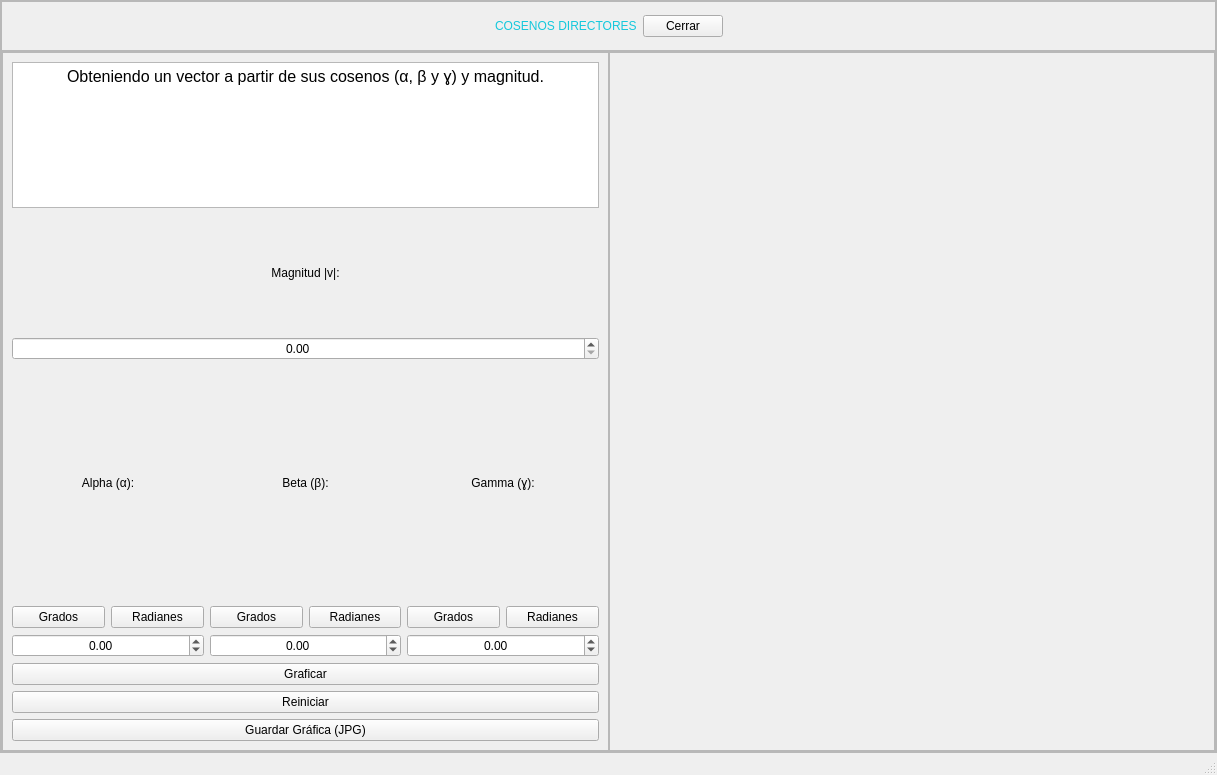
<?xml version="1.0" encoding="UTF-8"?>
<ui version="4.0">
 <class>MainWindow</class>
 <widget class="QMainWindow" name="MainWindow">
  <property name="geometry">
   <rect>
    <x>0</x>
    <y>0</y>
    <width>1217</width>
    <height>775</height>
   </rect>
  </property>
  <property name="windowTitle">
   <string>MainWindow</string>
  </property>
  <widget class="QWidget" name="centralwidget">
   <layout class="QVBoxLayout" name="verticalLayout">
    <property name="spacing">
     <number>0</number>
    </property>
    <property name="leftMargin">
     <number>0</number>
    </property>
    <property name="topMargin">
     <number>0</number>
    </property>
    <property name="rightMargin">
     <number>0</number>
    </property>
    <property name="bottomMargin">
     <number>0</number>
    </property>
    <item>
     <widget class="QFrame" name="frame">
      <property name="frameShape">
       <enum>QFrame::StyledPanel</enum>
      </property>
      <property name="frameShadow">
       <enum>QFrame::Raised</enum>
      </property>
      <layout class="QVBoxLayout" name="verticalLayout_2" stretch="1,8">
       <property name="spacing">
        <number>0</number>
       </property>
       <property name="leftMargin">
        <number>0</number>
       </property>
       <property name="topMargin">
        <number>0</number>
       </property>
       <property name="rightMargin">
        <number>0</number>
       </property>
       <property name="bottomMargin">
        <number>0</number>
       </property>
       <item>
        <widget class="QFrame" name="frame_2">
         <property name="maximumSize">
          <size>
           <width>16777215</width>
           <height>50</height>
          </size>
         </property>
         <property name="styleSheet">
          <string notr="true">QLabel{
font: 87 12pt &quot;Arial Black&quot;;
color: rgb(20, 200,220);
}

QPushButton{
	font: 10pt &quot;MS Shell Dlg 2&quot;;
}</string>
         </property>
         <property name="frameShape">
          <enum>QFrame::StyledPanel</enum>
         </property>
         <property name="frameShadow">
          <enum>QFrame::Raised</enum>
         </property>
         <layout class="QHBoxLayout" name="horizontalLayout">
          <item>
           <spacer name="horizontalSpacer">
            <property name="orientation">
             <enum>Qt::Horizontal</enum>
            </property>
            <property name="sizeHint" stdset="0">
             <size>
              <width>401</width>
              <height>20</height>
             </size>
            </property>
           </spacer>
          </item>
          <item>
           <widget class="QLabel" name="label">
            <property name="text">
             <string>COSENOS DIRECTORES</string>
            </property>
           </widget>
          </item>
          <item>
           <widget class="QPushButton" name="button_cerrar">
            <property name="text">
             <string>Cerrar</string>
            </property>
           </widget>
          </item>
          <item>
           <spacer name="horizontalSpacer_2">
            <property name="orientation">
             <enum>Qt::Horizontal</enum>
            </property>
            <property name="sizeHint" stdset="0">
             <size>
              <width>401</width>
              <height>20</height>
             </size>
            </property>
           </spacer>
          </item>
         </layout>
        </widget>
       </item>
       <item>
        <widget class="QFrame" name="frame_3">
         <property name="frameShape">
          <enum>QFrame::StyledPanel</enum>
         </property>
         <property name="frameShadow">
          <enum>QFrame::Raised</enum>
         </property>
         <layout class="QHBoxLayout" name="horizontalLayout_2" stretch="1,1">
          <property name="spacing">
           <number>0</number>
          </property>
          <property name="leftMargin">
           <number>0</number>
          </property>
          <property name="topMargin">
           <number>0</number>
          </property>
          <property name="rightMargin">
           <number>0</number>
          </property>
          <property name="bottomMargin">
           <number>0</number>
          </property>
          <item>
           <widget class="QFrame" name="frame_4">
            <property name="styleSheet">
             <string notr="true">QLabel{
	font: 75 12pt &quot;MS Shell Dlg 2&quot;;
}

QPushButton{
	font: 75 11pt &quot;MS Shell Dlg 2&quot;;
}

QDoubleSpinBox{
	font: 75 11pt &quot;MS Shell Dlg 2&quot;;
}</string>
            </property>
            <property name="frameShape">
             <enum>QFrame::StyledPanel</enum>
            </property>
            <property name="frameShadow">
             <enum>QFrame::Raised</enum>
            </property>
            <layout class="QVBoxLayout" name="verticalLayout_3" stretch="1,1,2,1,1,1">
             <item>
              <widget class="QTextEdit" name="textEdit">
               <property name="readOnly">
                <bool>true</bool>
               </property>
               <property name="html">
                <string>&lt;!DOCTYPE HTML PUBLIC &quot;-//W3C//DTD HTML 4.0//EN&quot; &quot;http://www.w3.org/TR/REC-html40/strict.dtd&quot;&gt;
&lt;html&gt;&lt;head&gt;&lt;meta name=&quot;qrichtext&quot; content=&quot;1&quot; /&gt;&lt;style type=&quot;text/css&quot;&gt;
p, li { white-space: pre-wrap; }
&lt;/style&gt;&lt;/head&gt;&lt;body style=&quot; font-family:'MS Shell Dlg 2'; font-size:7.8pt; font-weight:400; font-style:normal;&quot;&gt;
&lt;p align=&quot;center&quot; style=&quot; margin-top:0px; margin-bottom:0px; margin-left:0px; margin-right:0px; -qt-block-indent:0; text-indent:0px;&quot;&gt;&lt;span style=&quot; font-size:12pt;&quot;&gt;Obteniendo un vector a partir de sus cosenos (α, β y ɣ) y magnitud.&lt;/span&gt;&lt;/p&gt;&lt;/body&gt;&lt;/html&gt;</string>
               </property>
              </widget>
             </item>
             <item>
              <layout class="QGridLayout" name="gridLayout">
               <item row="0" column="0">
                <widget class="QLabel" name="label_2">
                 <property name="text">
                  <string>Magnitud |v|:</string>
                 </property>
                 <property name="alignment">
                  <set>Qt::AlignCenter</set>
                 </property>
                </widget>
               </item>
               <item row="1" column="0">
                <widget class="QDoubleSpinBox" name="sBox_magnitud">
                 <property name="alignment">
                  <set>Qt::AlignCenter</set>
                 </property>
                 <property name="maximum">
                  <double>1000000.000000000000000</double>
                 </property>
                </widget>
               </item>
              </layout>
             </item>
             <item>
              <layout class="QGridLayout" name="gridLayout_2">
               <item row="1" column="1">
                <layout class="QGridLayout" name="gridLayout_3">
                 <item row="0" column="0">
                  <widget class="QPushButton" name="button_grad_beta">
                   <property name="text">
                    <string>Grados</string>
                   </property>
                   <property name="checkable">
                    <bool>true</bool>
                   </property>
                   <property name="autoRepeat">
                    <bool>false</bool>
                   </property>
                   <property name="autoExclusive">
                    <bool>false</bool>
                   </property>
                  </widget>
                 </item>
                 <item row="0" column="1">
                  <widget class="QPushButton" name="button_rad_beta">
                   <property name="text">
                    <string>Radianes</string>
                   </property>
                   <property name="checkable">
                    <bool>true</bool>
                   </property>
                   <property name="autoRepeat">
                    <bool>false</bool>
                   </property>
                   <property name="autoExclusive">
                    <bool>false</bool>
                   </property>
                  </widget>
                 </item>
                </layout>
               </item>
               <item row="1" column="0">
                <layout class="QGridLayout" name="gridLayout_4">
                 <item row="0" column="0">
                  <widget class="QPushButton" name="button_grad_alpha">
                   <property name="text">
                    <string>Grados</string>
                   </property>
                   <property name="checkable">
                    <bool>true</bool>
                   </property>
                   <property name="autoRepeat">
                    <bool>false</bool>
                   </property>
                   <property name="autoExclusive">
                    <bool>false</bool>
                   </property>
                  </widget>
                 </item>
                 <item row="0" column="1">
                  <widget class="QPushButton" name="button_rad_alpha">
                   <property name="enabled">
                    <bool>true</bool>
                   </property>
                   <property name="text">
                    <string>Radianes</string>
                   </property>
                   <property name="checkable">
                    <bool>true</bool>
                   </property>
                   <property name="checked">
                    <bool>false</bool>
                   </property>
                   <property name="autoRepeat">
                    <bool>false</bool>
                   </property>
                   <property name="autoExclusive">
                    <bool>false</bool>
                   </property>
                  </widget>
                 </item>
                </layout>
               </item>
               <item row="2" column="1">
                <widget class="QDoubleSpinBox" name="sBox_beta">
                 <property name="alignment">
                  <set>Qt::AlignCenter</set>
                 </property>
                 <property name="minimum">
                  <double>-1000.000000000000000</double>
                 </property>
                 <property name="maximum">
                  <double>1000.000000000000000</double>
                 </property>
                </widget>
               </item>
               <item row="0" column="0">
                <widget class="QLabel" name="label_3">
                 <property name="text">
                  <string>Alpha (α):</string>
                 </property>
                 <property name="alignment">
                  <set>Qt::AlignCenter</set>
                 </property>
                </widget>
               </item>
               <item row="0" column="1">
                <widget class="QLabel" name="label_4">
                 <property name="text">
                  <string>Beta (β):</string>
                 </property>
                 <property name="alignment">
                  <set>Qt::AlignCenter</set>
                 </property>
                </widget>
               </item>
               <item row="2" column="0">
                <widget class="QDoubleSpinBox" name="sBox_alpha">
                 <property name="alignment">
                  <set>Qt::AlignCenter</set>
                 </property>
                 <property name="minimum">
                  <double>-1000.000000000000000</double>
                 </property>
                 <property name="maximum">
                  <double>1000.000000000000000</double>
                 </property>
                </widget>
               </item>
               <item row="0" column="2">
                <widget class="QLabel" name="label_5">
                 <property name="text">
                  <string>Gamma (ɣ):</string>
                 </property>
                 <property name="alignment">
                  <set>Qt::AlignCenter</set>
                 </property>
                </widget>
               </item>
               <item row="1" column="2">
                <layout class="QGridLayout" name="gridLayout_5">
                 <item row="0" column="0">
                  <widget class="QPushButton" name="button_grad_gamma">
                   <property name="text">
                    <string>Grados</string>
                   </property>
                   <property name="checkable">
                    <bool>true</bool>
                   </property>
                  </widget>
                 </item>
                 <item row="0" column="1">
                  <widget class="QPushButton" name="button_rad_gamma">
                   <property name="text">
                    <string>Radianes</string>
                   </property>
                   <property name="checkable">
                    <bool>true</bool>
                   </property>
                  </widget>
                 </item>
                </layout>
               </item>
               <item row="2" column="2">
                <widget class="QDoubleSpinBox" name="sBox_gamma">
                 <property name="alignment">
                  <set>Qt::AlignCenter</set>
                 </property>
                 <property name="minimum">
                  <double>-1000.000000000000000</double>
                 </property>
                 <property name="maximum">
                  <double>1000.000000000000000</double>
                 </property>
                </widget>
               </item>
              </layout>
             </item>
             <item>
              <widget class="QPushButton" name="button_graficar">
               <property name="text">
                <string>Graficar</string>
               </property>
              </widget>
             </item>
             <item>
              <widget class="QPushButton" name="button_reiniciar">
               <property name="text">
                <string>Reiniciar</string>
               </property>
              </widget>
             </item>
             <item>
              <widget class="QPushButton" name="button_guardar">
               <property name="text">
                <string>Guardar Gráfica (JPG)</string>
               </property>
              </widget>
             </item>
            </layout>
           </widget>
          </item>
          <item>
           <widget class="QFrame" name="frame_5">
            <property name="frameShape">
             <enum>QFrame::StyledPanel</enum>
            </property>
            <property name="frameShadow">
             <enum>QFrame::Raised</enum>
            </property>
            <layout class="QHBoxLayout" name="horizontalLayout_4">
             <item>
              <layout class="QHBoxLayout" name="graf_vector"/>
             </item>
            </layout>
           </widget>
          </item>
         </layout>
        </widget>
       </item>
      </layout>
     </widget>
    </item>
   </layout>
  </widget>
  <widget class="QStatusBar" name="statusbar"/>
 </widget>
 <resources/>
 <connections/>
</ui>
